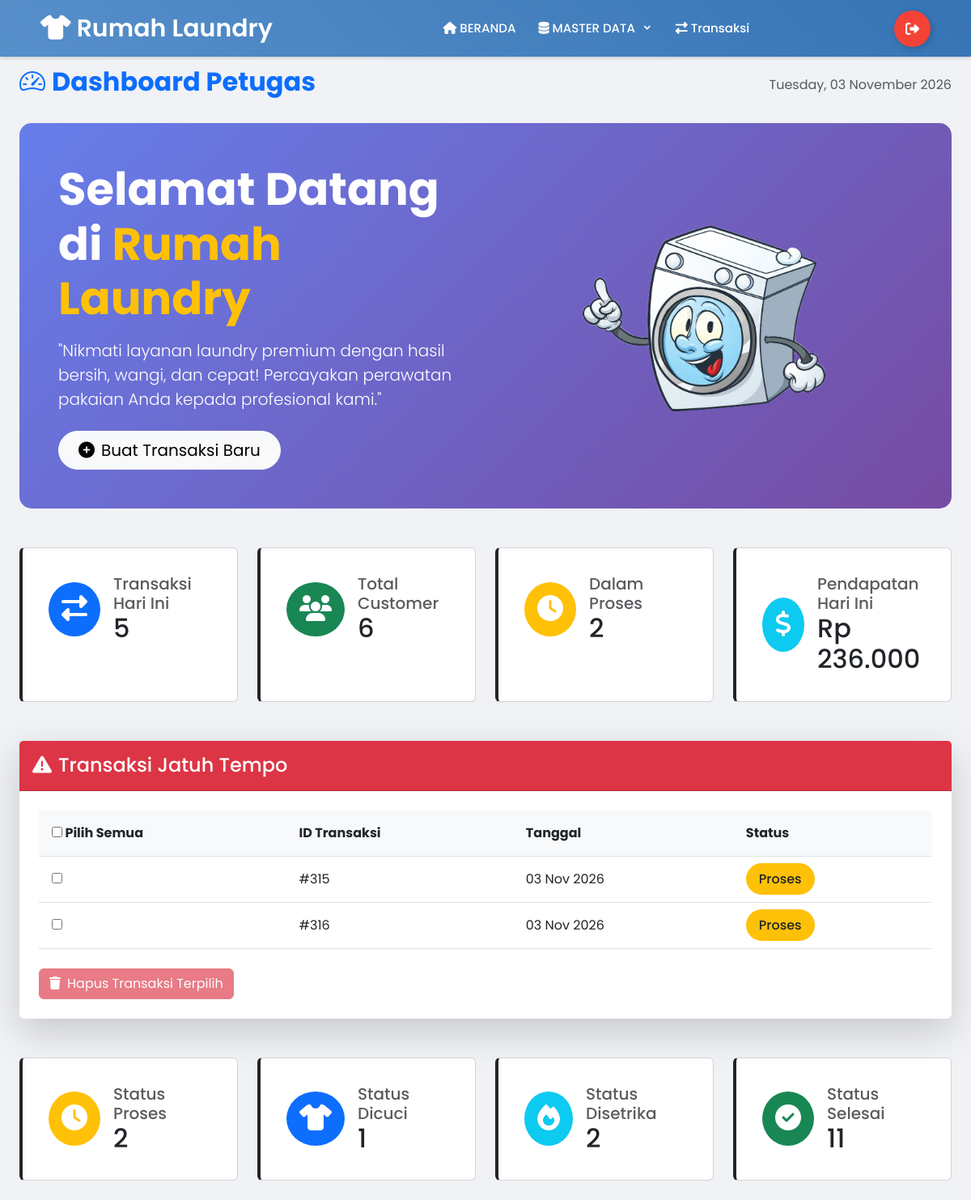
Screenshot of /admin/beranda/index.php (signed in) with the database file from the repository.
### tables this page shows
CREATE TABLE `transaksi` (
  `id_transaksi` int(11) NOT NULL,
  `tgl_transaksi` date NOT NULL,
  `waktu_transaksi` time NOT NULL,
  `status` varchar(50) NOT NULL,
  `status_transaksi` int(11) NOT NULL,
  `id_customer` int(11) NOT NULL,
  `id_petugas` int(11) NOT NULL
);

### admin/beranda/index.php (the view, shortened to what this page needs)
<?php
include "../include/koneksi.php";
include "../include/header.php";
if (isset($_SESSION['level'])) {
    if ($_SESSION['level'] == "petugas" || $_SESSION['level'] == "admin") {
        include "../include/navbar.php";
    } else {
        header("Location: ../index.php");
        exit();
    }
?>
<div class="container-fluid p-4 mt-5">
    <div class="d-flex justify-content-between align-items-center mb-4">
        <h2 class="fw-bold text-primary"><i class="bi bi-speedometer2 me-2"></i>Dashboard Petugas</h2>
        <div class="date-box">
            <span class="text-muted"><?= date('l, d F Y') ?></span>
        </div>
    </div>
    <div class="welcome-section text-white mb-5 p-5">
        <div class="row align-items-center">
            <div class="col-md-6">
                <h1 class="display-4 fw-bold mb-3">
                    Selamat Datang di <span class="text-warning">Rumah Laundry</span>
                </h1>
                <p class="lead mb-4">
                    "Nikmati layanan laundry premium dengan hasil bersih, wangi, dan cepat!
                    Percayakan perawatan pakaian Anda kepada profesional kami."
                </p>
                <a href="../transaksi/show_transaksi.php" class="btn btn-light btn-lg rounded-pill px-4">
                    <i class="fas fa-plus-circle me-2"></i>Buat Transaksi Baru
                </a>
            </div>
            <div class="col-md-6 text-center">
                <img src="../img/beranda.png" alt="Laundry Service"
                     class="float-animation img-fluid" style="max-width: 300px;">
            </div>
        </div>
    </div>
    <div class="row g-4 mb-5 justify-content-center">
        <div class="col-lg-3 col-md-6">
            <div class="stats-card card border-left-primary h-100 p-3">
                <div class="card-body">
                    <div class="d-flex align-items-center">
                        <div class="bg-primary text-white rounded-circle p-3 me-3">
                            <i class="fas fa-exchange-alt fa-2x"></i>
                        </div>
                        <div>
                            <h5 class="text-muted mb-0">Transaksi Hari Ini</h5>
                            <h2 class="mb-0">
                                <?php
                                $result = mysqli_query($koneksi, "SELECT COUNT(*) AS total FROM transaksi
                                                                WHERE DATE(tgl_transaksi) = CURDATE()");
                                echo mysqli_fetch_assoc($result)['total'];
                                ?>
                            </h2>
                        </div>
                    </div>
                </div>
            </div>
        </div>
        <div class="col-lg-3 col-md-6">
            <div class="stats-card card border-left-success h-100 p-3">
                <div class="card-body">
                    <div class="d-flex align-items-center">
                        <div class="bg-success text-white rounded-circle p-3 me-3">
                            <i class="fas fa-users fa-2x"></i>
                        </div>
                        <div>
                            <h5 class="text-muted mb-0">Total Customer</h5>
                            <h2 class="mb-0">
                                <?php
                                $result = mysqli_query($koneksi, "SELECT COUNT(*) AS total FROM customer");
                                echo mysqli_fetch_assoc($result)['total'];
                                ?>
                            </h2>
                        </div>
                    </div>
                </div>
            </div>
        </div>
        <div class="col-lg-3 col-md-6">
            <div class="stats-card card border-left-warning h-100 p-3">
                <div class="card-body">
                    <div class="d-flex align-items-center">
                        <div class="bg-warning text-white rounded-circle p-3 me-3">
                            <i class="fas fa-clock fa-2x"></i>
                        </div>
                        <div>
                            <h5 class="text-muted mb-0">Dalam Proses</h5>
                            <h2 class="mb-0">
                                <?php
                                $result = mysqli_query($koneksi, "SELECT COUNT(*) AS total FROM transaksi
                                                                WHERE status = 'Proses'");
                                echo mysqli_fetch_assoc($result)['total'];
                                ?>
                            </h2>
                        </div>
                    </div>
                </div>
            </div>
        </div>
        <div class="col-lg-3 col-md-6">
            <div class="stats-card card border-left-info h-100 p-3">
                <div class="card-body">
                    <div class="d-flex align-items-center">
                        <div class="bg-info text-white rounded-circle p-3 me-3">
                            <i class="fas fa-dollar-sign fa-2x"></i>
                        </div>
                        <div>
                            <h5 class="text-muted mb-0">Pendapatan Hari Ini</h5>
                            <h2 class="mb-0">
                                <?php
                                $result = mysqli_query($koneksi, "SELECT SUM(d.total_harga) AS total
                                                                  FROM detail_transaksi d
                                                                  INNER JOIN transaksi t ON d.id_transaksi = t.id_transaksi
                                                                  WHERE DATE(t.tgl_transaksi) = CURDATE()");
                                $total_pendapatan = mysqli_fetch_assoc($result)['total'] ?? 0;
                                echo 'Rp ' . number_format($total_pendapatan, 0, ',', '.');
                                ?>
                            </h2>
                        </div>
                    </div>
                </div>
            </div>
        </div>
    </div>
    <div class="card border-0 shadow-lg mb-5">
        <div class="card-header bg-danger text-white p-3">
            <h4 class="mb-0"><i class="fas fa-exclamation-triangle me-2"></i>Transaksi Jatuh Tempo</h4>
        </div>
        <div class="card-body p-4">
            <form method="POST">
                <div class="table-responsive">
                    <table class="transaction-table">
                        <thead>
                            <tr>
                                <th>
                                    <input type="checkbox" id="selectAll" onclick="toggleSelectAll(this)"> Pilih Semua
                                </th>
                                <th>ID Transaksi</th>
                                <th>Tanggal</th>
                                <th>Status</th>
                            </tr>
                        </thead>
                        <tbody>
                            <?php
                            $result = mysqli_query($koneksi, "SELECT * FROM transaksi WHERE status = 'Proses'");
                            $status_color = [
                                'Proses' => 'warning',
                                'Dicuci' => 'primary',
                                'Disetrika' => 'info'
                            ];
                            while ($row = mysqli_fetch_assoc($result)) {
                                $status = $row['status'];
                                $color = $status_color[$status] ?? 'secondary';
                            ?>
                            <tr>
                                <td>
                                    <input type="checkbox" class="transaksi-checkbox"
                                           name="transaksi_ids[]" value="<?= $row['id_transaksi'] ?>">
                                </td>
                                <td>#<?= $row['id_transaksi'] ?></td>
                                <td><?= date('d M Y', strtotime($row['tgl_transaksi'])) ?></td>
                                <td>
                                    <span class="status-badge bg-<?= $color ?>"><?= $status ?></span>
                                </td>
                            </tr>
                            <?php } ?>
                        </tbody>
                    </table>
                </div>
                <button type="submit" name="hapus_transaksi" class="btn btn-danger mt-4" disabled onclick="confirmDelete(event)">
                    <i class="fas fa-trash me-2"></i>Hapus Transaksi Terpilih
                </button>
            </form>
        </div>
    </div>
    <div class="row g-4">
        <?php
        $statuses = [
            'Proses' => ['color' => 'warning', 'icon' => 'clock'],
            'Dicuci' => ['color' => 'primary', 'icon' => 'tshirt'],
            'Disetrika' => ['color' => 'info', 'icon' => 'fire'],
            'Selesai' => ['color' => 'success', 'icon' => 'check-circle']
        ];
        foreach ($statuses as $status => $data) {
            $result = mysqli_query($koneksi, "SELECT COUNT(*) AS total FROM transaksi WHERE status = '$status'");
            $count = mysqli_fetch_assoc($result)['total'];
        ?>
        <div class="col-lg-3 col-md-6">
            <div class="stats-card card border-left-<?= $data['color'] ?> h-100 p-3">
                <div class="card-body">
                    <div class="d-flex align-items-center">
                        <div class="bg-<?= $data['color'] ?> text-white rounded-circle p-3 me-3">
                            <i class="fas fa-<?= $data['icon'] ?> fa-2x"></i>
                        </div>
                        <div>
                            <h5 class="text-muted mb-0">Status <?= $status ?></h5>
                            <h2 class="mb-0"><?= $count ?></h2>
                        </div>
                    </div>
                </div>
            </div>
        </div>
        <?php } ?>
    </div>
</div>
<?php
    include "../include/footer.php";
} else {
    header("Location: ../index.php");
    exit();
}
?>

### admin/include/navbar.php (style rules this page uses)
* { margin: 0; padding: 0; box-sizing: border-box; font-family: 'Poppins', sans-serif; }
body { min-height: 100vh; background-color: #f0f2f5; }

### admin/beranda/index.php (style rules this page uses)
body { padding-top: 10px; }
.welcome-section { background: linear-gradient(135deg, #667eea 0%, #764ba2 100%); border-radius: 15px; overflow: hidden; }
.float-animation { animation: float 3s ease-in-out infinite; }
.stats-card { transition: all 0.3s ease; border-left: 4px solid; }
.status-badge { padding: 0.5rem 1rem; border-radius: 20px; font-weight: 500; }
.transaction-table { border-collapse: collapse; width: 100%; }
.transaction-table th, .transaction-table td { padding: 1rem; text-align: left; border-bottom: 1px solid #dee2e6; }
.transaction-table th { background-color: #f8f9fa; }

### rows the page displays
transaksi: id_transaksi "315", tgl_transaksi "03 Nov 2026", status "Proses"
transaksi: id_transaksi "316", tgl_transaksi "03 Nov 2026", status "Proses"

### other values shown
mysqli_fetch_assoc($result)['total'] "5"
mysqli_fetch_assoc($result)['total'] "6"
mysqli_fetch_assoc($result)['total'] "2"
$total_pendapatan "236.000"
$count "2"
$status "Dicuci"
$count "1"
$status "Disetrika"
$status "Selesai"
$count "11"
